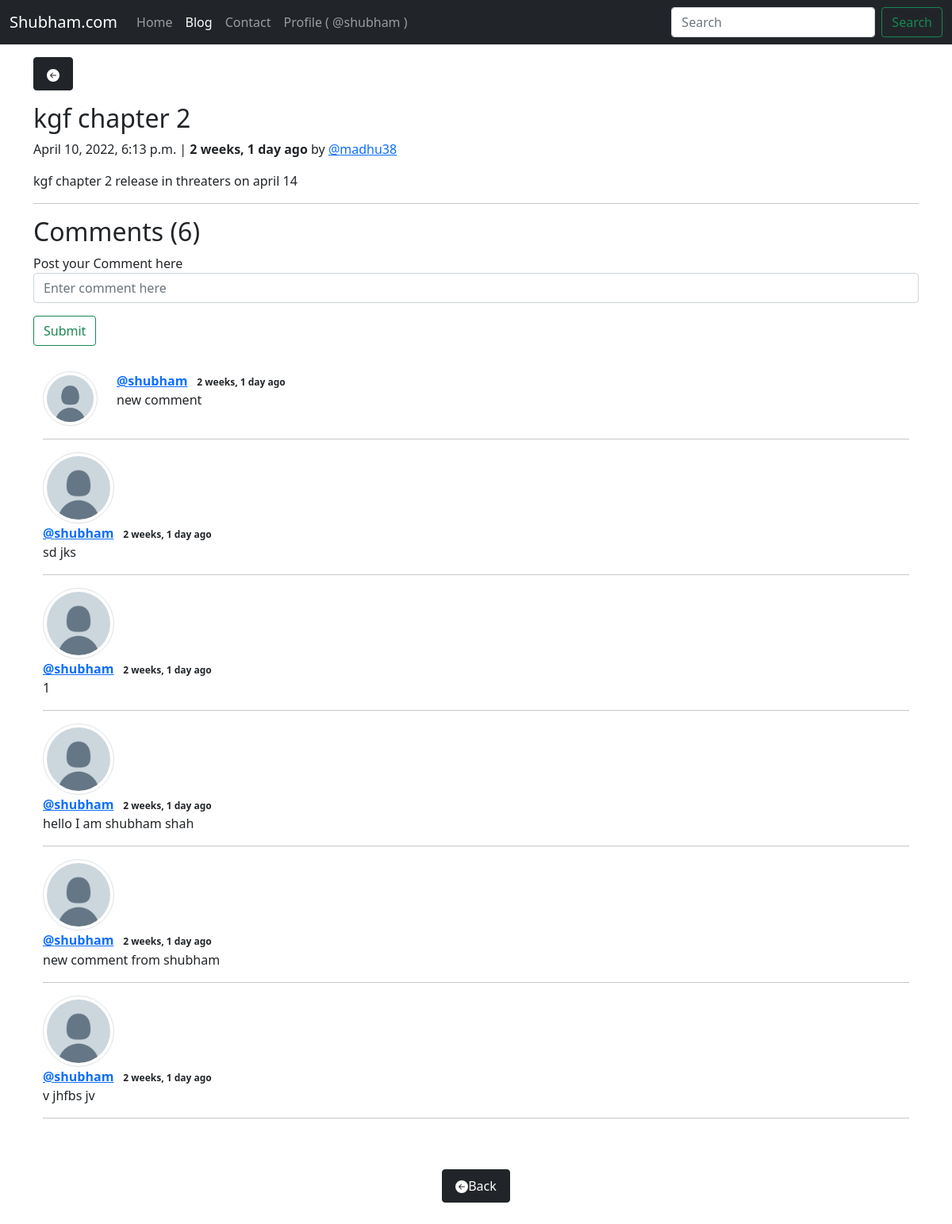
/blog/kgf-chapter-2/ (signed in), run on an earlier commit of the app's database.
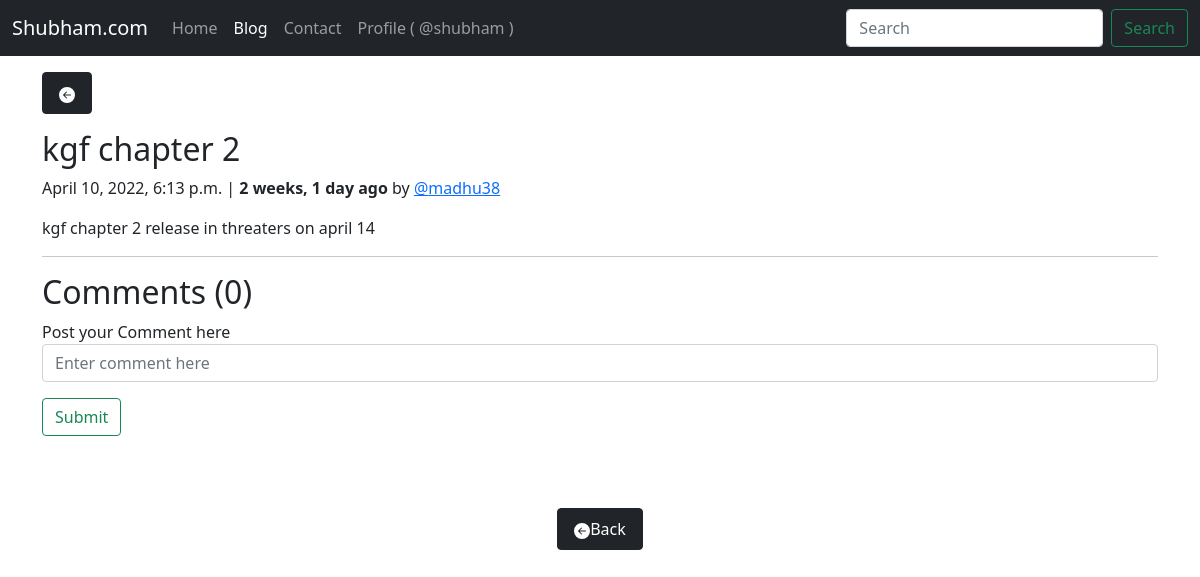
And on a later commit of the database.
### blog/models.py (models this page shows, shortened)
class BlogComment(models.Model):
    sno= models.AutoField(primary_key=True)
    comment=models.TextField()
    user=models.ForeignKey(User, on_delete=models.CASCADE)
    post=models.ForeignKey(Post, on_delete=models.CASCADE)
    parent=models.ForeignKey('self',on_delete=models.CASCADE, null=True )
    timestamp= models.DateTimeField(default=now)

### blog/views.py (the view)
# urls.py: path('<str:slug>/', views.blogPost, name="blogPost"),
def blogPost(request, slug):
    if request.user.is_authenticated:
        post=Post.objects.filter(slug=slug).first()
        comments= BlogComment.objects.filter(post=post).order_by('-timestamp')
        context={'post':post, 'comments': comments}
        return render(request, "blog/blogPost.html", context)
    else:
        return redirect('/login/')

### templates/blog/blogPost.html (shortened to what this page needs)
{% extends 'base.html' %}
{% load humanize %}
{% block blogActive %}active{% endblock blogActive %}
{% block body %}
{% if user.is_authenticated %}
<div class="container my-3">
    <button type="button" class="btn btn-dark py-2 px-3" onclick="goback()">
        <svg xmlns="http://www.w3.org/2000/svg" width="16" height="16" fill="currentColor"
            class="bi bi-arrow-left-circle-fill" viewBox="0 0 16 16">
            <path
                d="M8 0a8 8 0 1 0 0 16A8 8 0 0 0 8 0zm3.5 7.5a.5.5 0 0 1 0 1H5.707l2.147 2.146a.5.5 0 0 1-.708.708l-3-3a.5.5 0 0 1 0-.708l3-3a.5.5 0 1 1 .708.708L5.707 7.5H11.5z" />
        </svg>
    </button>
</div>
<div class="container my-3">
    <h2 class="blog-post-title">{{post.title}}</h2>
    <p class="blog-post-meta">{{post.timeStamp}} | <b> {{post.timeStamp| naturaltime}} </b> by <a
            href="/profile/{{post.author}}/">@{{post.author}}</a></p>
    <p>{{post.content}}</p>
    <hr>
</div>
<div class="container">
    <h2> Comments ({{comments.count}})</h2>
    <div class="my-2">
        {% if user.is_authenticated %}
        <form action="?" method="post">
            <div class="form-group">
                <label for="exampleInputEmail1">Post your Comment here</label>
                <input type="text" class="form-control" name="comment" placeholder="Enter comment here">
            </div>
            <button type="submit" class="btn btn-outline-success my-3">Submit</button>
        </form>
        {% else %}
        Please login to post a comment
        {% endif %}
    </div>
    <div class="container">
        {% for comment in comments %}
        <div class="row my-3">
            <div class="col-1">
                <img src="/static/img/user.png" class="img-thumbnail" alt="..." style="border-radius:50%;width: 90px;">
            </div>
            <div class="col-10">
                <b><a href="/profile/{{comment.user.username}}" class="text-blue">@{{comment.user.username}}<a></b>
                <span class="badge badge-secondary text-dark">{{comment.timestamp| naturaltime}}</span>
                <div>{{comment.comment}}</div>
            </div>
        </div>
        <hr>
        {% endfor %}
        <center>
            <button type="button" class="btn btn-dark py-2 px-3 my-5" onclick="goback()">
                <svg xmlns="http://www.w3.org/2000/svg" width="16" height="16" fill="currentColor"
                    class="bi bi-arrow-left-circle-fill" viewBox="0 0 16 16">
                    <path
                        d="M8 0a8 8 0 1 0 0 16A8 8 0 0 0 8 0zm3.5 7.5a.5.5 0 0 1 0 1H5.707l2.147 2.146a.5.5 0 0 1-.708.708l-3-3a.5.5 0 0 1 0-.708l3-3a.5.5 0 1 1 .708.708L5.707 7.5H11.5z" />
                </svg>Back
            </button>
        </center>
    </div>
    {% endif %}
    {% endblock body %}

What changed in the data, as far as the page shows it:
removed BlogComment: user.username "shubham", timestamp "2 weeks, 1 day ago", comment "new comment"
removed BlogComment: user.username "shubham", timestamp "2 weeks, 1 day ago", comment "sd jks"
removed BlogComment: user.username "shubham", timestamp "2 weeks, 1 day ago", comment "1"
removed BlogComment: user.username "shubham", timestamp "2 weeks, 1 day ago", comment "hello I am shubham shah"
removed BlogComment: user.username "shubham", timestamp "2 weeks, 1 day ago", comment "new comment from shubham"
removed BlogComment: user.username "shubham", timestamp "2 weeks, 1 day ago", comment "v jhfbs jv"
Also different on the page:
{{ comments.count }}: "6" → "0"
